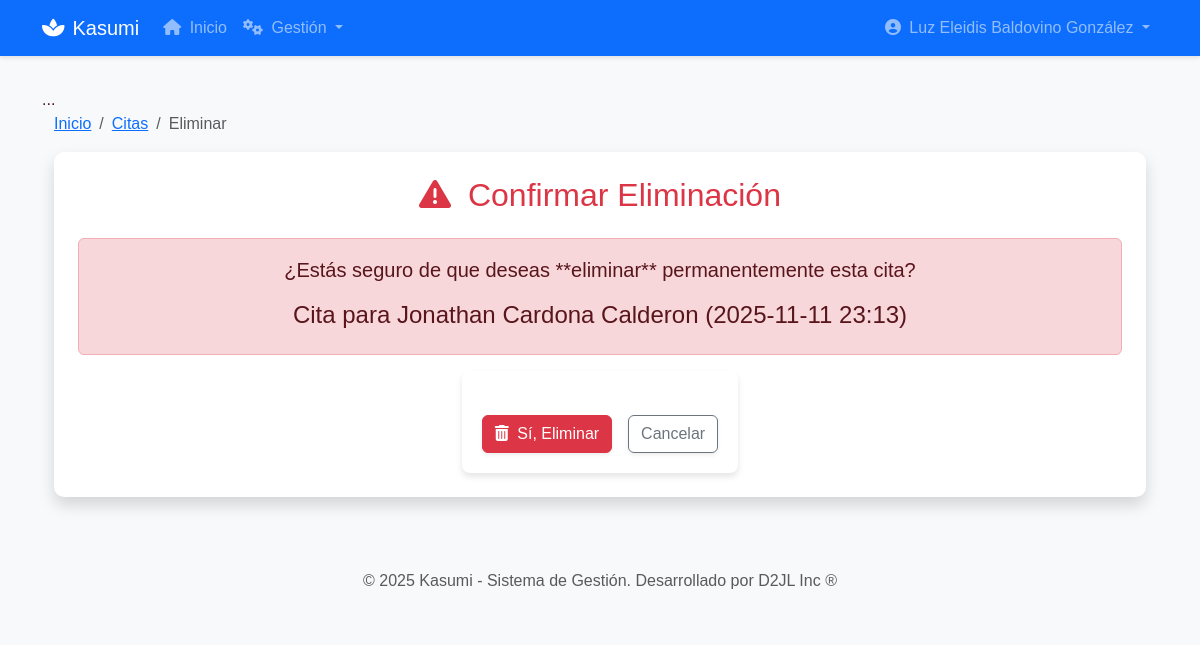
The app's page /gestion/citas/5/eliminar/ (signed in) with its own data.
### accounts/models.py (models this page shows, shortened)
class Usuario(AbstractUser):
    TIPO_DOCUMENTO_CHOICES = [
        ('CC', 'Cédula de Ciudadanía'),
        ('CE', 'Cédula de Extranjería'),
        ('TI', 'Tarjeta de Identidad'),
        ('PAS', 'Pasaporte'),
    ]
    username = None
    email = models.EmailField(_('email address'), unique=True)
    tipo_documento = models.CharField(
        max_length=3,
        choices=TIPO_DOCUMENTO_CHOICES,
        default='CC',
        verbose_name='Tipo de Documento'
    )
    numero_documento = models.CharField(
        max_length=20,
        unique=True,
        verbose_name='Número de Documento'
    )
    telefono = models.CharField(max_length=15, blank=True, verbose_name='Teléfono')
    direccion = models.TextField(blank=True, verbose_name='Dirección')
    ciudad = models.CharField(max_length=100, blank=True, verbose_name='Ciudad')
    fecha_nacimiento = models.DateField(null=True, blank=True, verbose_name='Fecha de Nacimiento')
    USERNAME_FIELD = 'email'
    REQUIRED_FIELDS = ['numero_documento', 'first_name', 'last_name']
    objects = UsuarioManager()
    class Meta:
        verbose_name = 'Usuario'
        verbose_name_plural = 'Usuarios'

### gestion_citas/models.py (models this page shows, shortened)
class Cita(models.Model):
    cliente = models.ForeignKey(settings.AUTH_USER_MODEL, on_delete=models.CASCADE, related_name='citas_cliente', verbose_name='Cliente')
    especialista = models.ForeignKey(settings.AUTH_USER_MODEL, on_delete=models.CASCADE, related_name='citas_especialista', verbose_name='Especialista')
    servicio = models.ForeignKey(
        'gestion_servicios.Servicio',
        on_delete=models.SET_NULL,
        null=True,
        blank=True,
        verbose_name='Servicio Solicitado'
    )
    fecha_hora = models.DateTimeField(verbose_name='Fecha y Hora de la Cita')
    ESTADOS_CHOICES = (
        ('PND', 'Pendiente'),
        ('CFM', 'Confirmada'),
        ('CMP', 'Completada'),
        ('CNC', 'Cancelada'),
    )
    estado = models.CharField(max_length=3, choices=ESTADOS_CHOICES, default='PND', verbose_name='Estado de la Cita')
    creado_por = models.ForeignKey(settings.AUTH_USER_MODEL, on_delete=models.SET_NULL, null=True, related_name='citas_creadas', verbose_name='Creado por')
    fecha_creacion = models.DateTimeField(auto_now_add=True, verbose_name='Fecha de Creación')
    class Meta:
        verbose_name = "Cita"
        verbose_name_plural = "Citas"
        ordering = ['fecha_hora']
    class Meta:
        verbose_name = "Cita"
        verbose_name_plural = "Citas"
        ordering = ['fecha_hora']

### gestion_citas/views.py (the view, shortened to what this page needs)
# urls.py: path('<int:pk>/eliminar/', CitaDeleteView.as_view(), name='eliminar_cita'),
class CitaDeleteView(LoginRequiredMixin, CitaPermissionMixin, DeleteView):
    model = Cita
    template_name = 'gestion_citas/eliminar_cita.html'
    context_object_name = 'cita'
    success_url = reverse_lazy('gestion_citas:lista_citas')
    permission_required = 'gestion_citas.delete_cita'

### templates/gestion_citas/eliminar_cita.html (shortened to what this page needs)
{% extends 'base.html' %}
{% block content %}
<div class="container-fluid">
    <nav aria-label="breadcrumb">
        <ol class="breadcrumb">
            <li class="breadcrumb-item"><a href="{% url 'core:home' %}">Inicio</a></li>
            <li class="breadcrumb-item"><a href="{% url 'gestion_citas:lista_citas' %}">Citas</a></li>
            <li class="breadcrumb-item active" aria-current="page">Eliminar</li>
        </ol>
    </nav>
    <div class="card shadow border-0 p-4">
        <h2 class="card-title text-center mb-4 text-danger"><i class="fas fa-exclamation-triangle me-2"></i> Confirmar Eliminación</h2>
        <div class="alert alert-danger text-center" role="alert">
            <p class="lead mb-3">¿Estás seguro de que deseas **eliminar** permanentemente esta cita?</p>
            <h4 class="alert-heading">Cita para {{ cita.cliente.get_full_name }} ({{ cita.fecha_hora|date:"Y-m-d H:i" }})</h4>
        </div>
        <form method="post">
            <div class="d-grid gap-2 d-md-flex justify-content-md-center mt-4">
                <button type="submit" class="btn btn-danger me-md-2 shadow-sm"><i class="fas fa-trash-alt me-1"></i> Sí, Eliminar</button>
                <a href="{% url 'gestion_citas:lista_citas' %}" class="btn btn-outline-secondary shadow-sm">Cancelar</a>
            </div>
        </form>
    </div>
</div>
{% endblock %}

### templates/base.html (shortened to what this page needs)
<!DOCTYPE html>
{% load static %}
<html lang="es">
<head>
    <link href="https://cdn.jsdelivr.net/npm/bootstrap@5.3.3/dist/css/bootstrap.min.css" rel="stylesheet">
    <link rel="stylesheet" href="https://cdnjs.cloudflare.com/ajax/libs/font-awesome/6.4.0/css/all.min.css">
    <link rel="stylesheet" href="{% static 'css/styles.css' %}">
</head>
<body class="{% block body_class %}{% endblock %}">
    {% if user.is_authenticated %}
    <nav class="navbar navbar-expand-lg navbar-dark bg-primary">
        <div class="container">
            <a class="navbar-brand" href="{% url 'core:home' %}">
                <i class="fas fa-spa me-2"></i>Kasumi
            </a>
            <div class="collapse navbar-collapse" id="navbarNav">
                <ul class="navbar-nav me-auto">
                    <li class="nav-item">
                        <a class="nav-link" href="{% url 'core:home' %}">
                            <i class="fas fa-home me-1"></i> Inicio
                        </a>
                    </li>
                    {% if user.is_staff %}
                    <li class="nav-item dropdown">
                        <a class="nav-link dropdown-toggle" href="#" id="gestionDropdown" role="button" data-bs-toggle="dropdown">
                            <i class="fas fa-cogs me-1"></i> Gestión
                        </a>
                    </li>
                    {% endif %}
                </ul>
                <ul class="navbar-nav">
                    <li class="nav-item dropdown">
                        <a class="nav-link dropdown-toggle" href="#" id="userDropdown" role="button" data-bs-toggle="dropdown">
                            <i class="fas fa-user-circle me-1"></i> {{ user.get_full_name|default:user.email }}
                        </a>
                    </li>
                </ul>
            </div>
        </div>
    </nav>
    {% endif %}
    <main class="container">
        ...
        {% block content %}{% endblock %}
    </main>
    <footer class="bg-light text-center text-muted py-4 mt-5">
        <div class="container">
            <p class="mb-0">© {% now "Y" %} Kasumi - Sistema de Gestión. <span class="d-none d-md-inline">Desarrollado por D2JL Inc ®</span></p>
        </div>
    </footer>
</body>
</html>

### static/css/styles.css (style rules this page uses)
:root { --background-color: #FBE9DB; --primary-color: #D55672; --secondary-color: #ADF5FF; --text-color: #481620; --accent-color: #0075A2; }
body { font-family: Arial, sans-serif; background-color: var(--background-color); color: var(--text-color); }
form { max-width: 700px; margin: 0 auto; padding: 20px; background-color: #fff; border-radius: 8px; box-shadow: 0 4px 6px rgba(0, 0, 0, 0.1); }
button { background-color: var(--primary-color); color: #fff; border: none; border-radius: 8px; padding: 10px; font-size: 16px; font-weight: bold; transition: background-color 0.3s ease, color 0.3s ease; }

### templates/base.html (style rules this page uses)
body { background-color: #f8f9fa; }
.navbar { margin-bottom: 2rem; box-shadow: 0 2px 4px rgba(0,0,0,.1); }
.card { border: none; border-radius: 10px; box-shadow: 0 0.5rem 1rem rgba(0, 0, 0, 0.05); }

### records on screen
Usuario: get_full_name "Luz Eleidis Baldovino González"
Cita: cliente.get_full_name "Jonathan Cardona Calderon", fecha_hora "2025-11-11 23:13"
